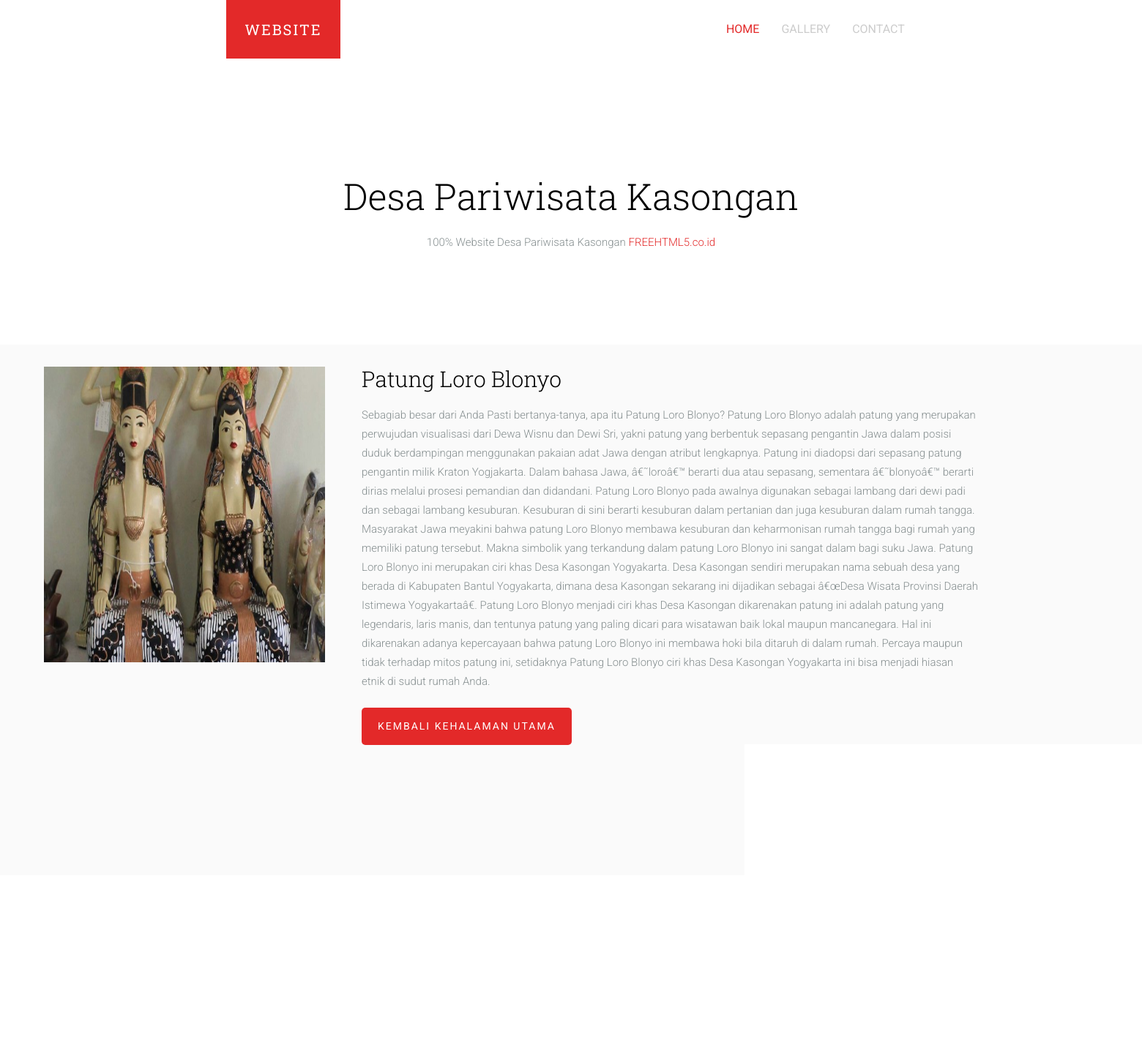
Screenshot of /detail.php?id=2 with the database file from the repository.
### tables this page shows
CREATE TABLE `datakasongan` (
  `id` int(11) NOT NULL,
  `file` varchar(200) NOT NULL,
  `judul` text NOT NULL,
  `penjelasan` text NOT NULL,
  `detail` text NOT NULL
);

### detail.php (the view, shortened to what this page needs)
<!DOCTYPE html>
			  <?php
                    include('koneksi.php');
                    ?>
 <html class="no-js">
	<head>
	<link rel="stylesheet" href="css/animate.css">
	<link rel="stylesheet" href="css/icomoon.css">
	<link rel="stylesheet" href="css/simple-line-icons.css">
	<link rel="stylesheet" href="css/style.css">
	</head>
	<body>
<header id="fh5co-header" role="banner">
		<nav class="navbar navbar-default" role="navigation">
			<div class="container">
				<div class="row">
					<div class="col-md-10 col-md-offset-1">
						<div class="navbar-header">
						<a class="navbar-brand">Website</a>
						</div>
				<div id="fh5co-navbar" class="navbar-collapse collapse">
							<ul class="nav navbar-nav navbar-right">
							<li class="active"><a href="index.php"><span>Home <span class="border"></span></span></a></li>
								<li><a href="Gallery.php"><span>Gallery<span class="border"></span></span></a></li>
								<li><a href="Contact.php"><span>Contact<span class="border"></span></span></a></li>
							</ul>
						</div>
					</div>
				</div>
			</div>
		</nav>
	</header>
	<div id="fh5co-main">
		<div class="fh5co-intro text-center">
			<div class="container">
				<div class="row">
					<div class="col-md-8 col-md-offset-2">
						<h1 class="intro-lead">Desa Pariwisata Kasongan </h1>
						<p class="">100% Website Desa Pariwisata Kasongan <a target="_blank">FREEHTML5.co.id</a></p>
					</div>
				</div>
			</div>
		</div>
		<div id="fh5co-portfolio">
			<div class="fh5co-portfolio-item ">
                  <?php
    $id=isset($_GET['id'])?$_GET['id']:'';
    $ambildata= mysqli_query($koneksi,"select * from datakasongan where id ='$id'");
    $dtpost= mysqli_fetch_array($ambildata);
?>
			<img src="admin/uploads/<?php echo $dtpost ['file']; ?>" alt="" width="384px" height="404px">
						<div class="col-md-9">
						<div id="fh5co-content">
			<div class="container">
				<div class="row">
							<div class="col-md-9">
								<h2><?php echo $dtpost['judul']; ?></h2>
					<p><?php echo $dtpost['penjelasan']; ?>
							<?php echo $dtpost['detail']; ?></p>
							<p><a href="index.php" class="btn btn-primary">Kembali kehalaman utama</a></p>
							</div>
						</div>
					</div>
				</div>
			</div>
		</div>
				</div>
			</div>
	<footer id="fh5co-footer">
		<div class="container">
			<div class="row">
				<div class="col-md-10 col-md-offset-1 text-center">
					<p>&copy; Website Desa Pariwisata Kasongan. <br>Created by <a  target="_blank">Ahmad nur fauzi</a></p>
				</div>
			</div>
		</div>
	</footer>
	</body>
</html>

### rows the page displays
datakasongan: file (picture), judul "Patung Loro Blonyo", penjelasan "Sebagiab besar dari Anda Pasti bertanya-tanya, apa itu Patung Loro Blonyo? Patung Loro Blonyo adalah patung yang merupakan perwujudan visualisasi dari Dewa Wisnu dan Dewi Sri, yakni patung yang berbentuk sepasang pengantin Jawa dalam posisi duduk berdampingan menggunakan pakaian adat Jawa dengan atribut lengkapnya. Patung ini diadopsi dari sepasang patung pengantin milik Kraton Yogjakarta.", detail "Dalam bahasa Jawa, â€˜loroâ€™ berarti dua atau sepasang, sementara â€˜blonyoâ€™ berarti dirias melalui prosesi pemandian dan didandani. Patung Loro Blonyo pada awalnya digunakan sebagai lambang dari dewi padi dan sebagai lambang kesuburan. Kesuburan di sini berarti kesuburan dalam pertanian dan juga kesuburan dalam rumah tangga. Masyarakat Jawa meyakini bahwa patung Loro Blonyo membawa kesuburan dan keharmonisan rumah tangga bagi rumah yang memiliki patung tersebut. Makna simbolik yang terkandung dalam patung Loro Blonyo ini sangat dalam bagi suku Jawa. Patung Loro Blonyo ini merupakan ciri khas Desa Kasongan Yogyakarta. Desa Kasongan sendiri merupakan nama sebuah desa yang berada di…"
